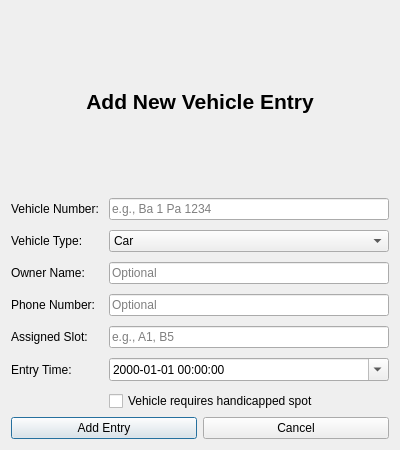
<?xml version="1.0" encoding="UTF-8"?>
<ui version="4.0">
 <class>AddVehicle</class>
 <widget class="QDialog" name="AddVehicle">
  <property name="geometry">
   <rect>
    <x>0</x>
    <y>0</y>
    <width>400</width>
    <height>450</height>
   </rect>
  </property>
  <property name="windowTitle">
   <string>Add Vehicle Entry</string>
  </property>
  <layout class="QVBoxLayout" name="verticalLayout">
   <item>
    <widget class="QLabel" name="label_addVehicleTitle">
     <property name="font">
      <font>
       <pointsize>16</pointsize>
       <bold>true</bold>
      </font>
     </property>
     <property name="text">
      <string>Add New Vehicle Entry</string>
     </property>
     <property name="alignment">
      <set>Qt::AlignmentFlag::AlignCenter</set>
     </property>
    </widget>
   </item>
   <item>
    <layout class="QFormLayout" name="formLayout">
     <property name="horizontalSpacing">
      <number>10</number>
     </property>
     <property name="verticalSpacing">
      <number>10</number>
     </property>
     <item row="0" column="0">
      <widget class="QLabel" name="label_vehicleNumber">
       <property name="text">
        <string>Vehicle Number:</string>
       </property>
      </widget>
     </item>
     <item row="0" column="1">
      <widget class="QLineEdit" name="vehicleNumberEdit">
       <property name="placeholderText">
        <string>e.g., Ba 1 Pa 1234</string>
       </property>
      </widget>
     </item>
     <item row="1" column="0">
      <widget class="QLabel" name="label_vehicleType">
       <property name="text">
        <string>Vehicle Type:</string>
       </property>
      </widget>
     </item>
     <item row="1" column="1">
      <widget class="QComboBox" name="vehicleTypeComboBox">
       <item>
        <property name="text">
         <string>Car</string>
        </property>
       </item>
       <item>
        <property name="text">
         <string>Bike</string>
        </property>
       </item>
       <item>
        <property name="text">
         <string>Bus</string>
        </property>
       </item>
       <item>
        <property name="text">
         <string>Minivan</string>
        </property>
       </item>
      </widget>
     </item>
     <item row="2" column="0">
      <widget class="QLabel" name="label_ownerName">
       <property name="text">
        <string>Owner Name:</string>
       </property>
      </widget>
     </item>
     <item row="2" column="1">
      <widget class="QLineEdit" name="ownerNameEdit">
       <property name="placeholderText">
        <string>Optional</string>
       </property>
      </widget>
     </item>
     <item row="3" column="0">
      <widget class="QLabel" name="label_phoneNumber">
       <property name="text">
        <string>Phone Number:</string>
       </property>
      </widget>
     </item>
     <item row="3" column="1">
      <widget class="QLineEdit" name="phoneNumberEdit">
       <property name="placeholderText">
        <string>Optional</string>
       </property>
      </widget>
     </item>
     <item row="4" column="0">
      <widget class="QLabel" name="label_assignedSlot">
       <property name="text">
        <string>Assigned Slot:</string>
       </property>
      </widget>
     </item>
     <item row="4" column="1">
      <widget class="QLineEdit" name="slotNumberEdit">
       <property name="placeholderText">
        <string>e.g., A1, B5</string>
       </property>
      </widget>
     </item>
     <item row="5" column="0">
      <widget class="QLabel" name="label_entryTime">
       <property name="text">
        <string>Entry Time:</string>
       </property>
      </widget>
     </item>
     <item row="5" column="1">
      <widget class="QDateTimeEdit" name="entryTimeDateTimeEdit">
       <property name="displayFormat">
        <string>yyyy-MM-dd hh:mm:ss</string>
       </property>
       <property name="calendarPopup">
        <bool>true</bool>
       </property>
      </widget>
     </item>
     <item row="6" column="1">
      <widget class="QCheckBox" name="handicappedCheckBox">
       <property name="text">
        <string>Vehicle requires handicapped spot</string>
       </property>
      </widget>
     </item>
    </layout>
   </item>
   <item>
    <layout class="QHBoxLayout" name="horizontalLayout">
     <item>
      <widget class="QPushButton" name="addEntryConfirmButton">
       <property name="text">
        <string>Add Entry</string>
       </property>
      </widget>
     </item>
     <item>
      <widget class="QPushButton" name="cancelButton">
       <property name="text">
        <string>Cancel</string>
       </property>
      </widget>
     </item>
    </layout>
   </item>
  </layout>
 </widget>
 <resources/>
 <connections/>
</ui>
